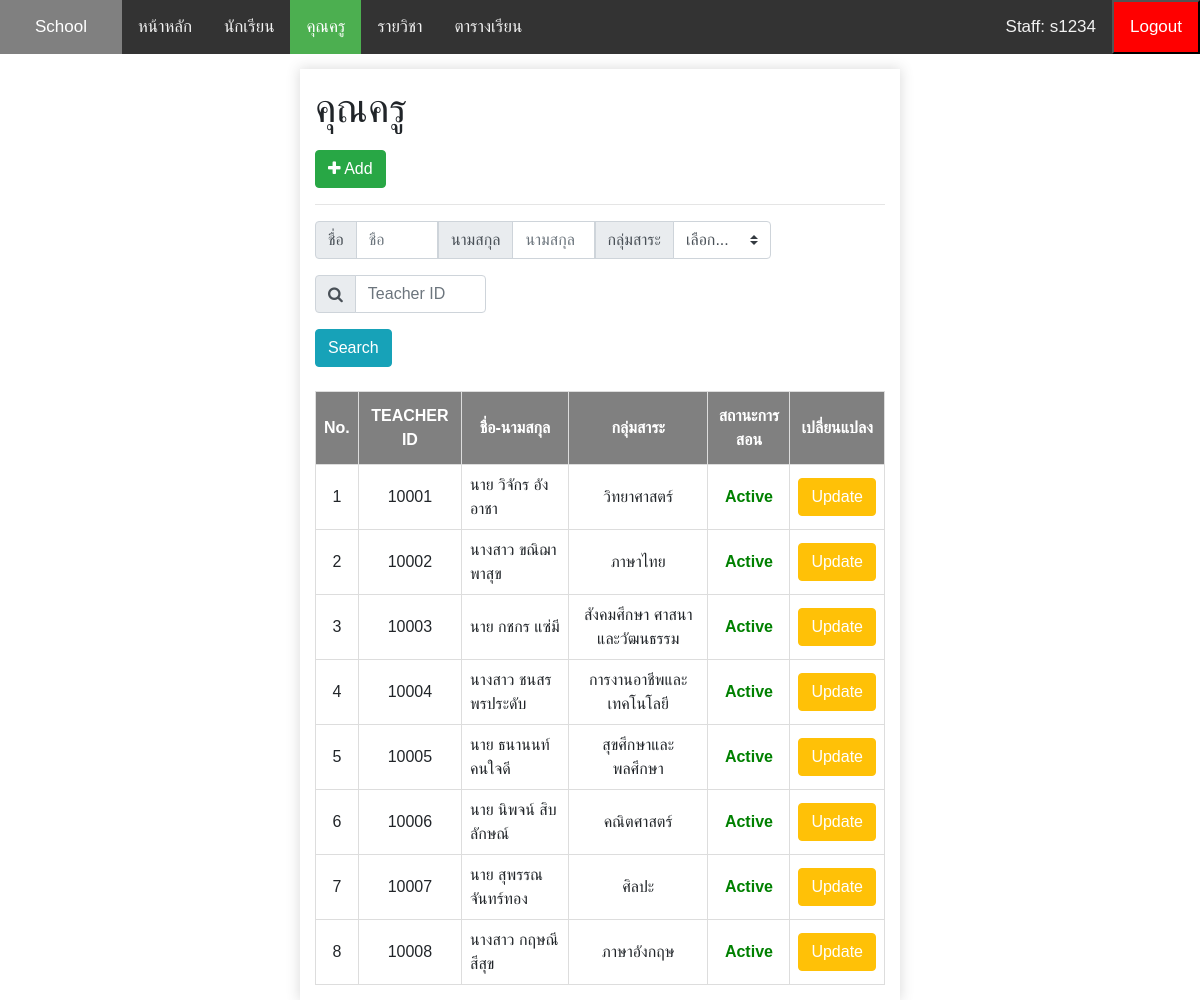
/school-docker/src/teacher.php (signed in), run on the app's committed database.
### tables this page shows
CREATE TABLE `teacher` (
  `teacherid` char(5) NOT NULL,
  `password` varchar(60) NOT NULL,
  `Tfname` text NOT NULL,
  `Tlname` text NOT NULL,
  `BDate` date NOT NULL,
  `title` text NOT NULL,
  `start_work` date NOT NULL,
  `email` text,
  `address` text,
  `groupc` text NOT NULL,
  `disease` text,
  `phone` varchar(10) NOT NULL,
  `status` text NOT NULL
);

### school-docker/src/class/connect.php (called while the page is built, shortened)
<?php
class DMC {
    public $host   = 'db';
    public $user   = 'root';
    public $pass   = '123456';
    public $dbname = 'school';
    public $link;
    private function connectDB() {
        $this->link = new mysqli(
            $this->host,
            $this->user,
            $this->pass,
            $this->dbname
        );
        $this->link->set_charset("utf8");
    }
    public function select($query) {
        $result = $this->link->query($query) or
        die($this->link->error . __LINE__);
        if ($result->num_rows > 0) {
            return $result;
        } else {
            return false;
        }
    }
	public function fetch($query) {
		$result = $query->fetch_array();
        if ($result) {
            return $result;
        } else {
            return false;
        }
	}
}

### school-docker/src/class/teacher.php (called while the page is built, shortened)
<?php
    include 'connect.php';
    class Teacher {
        public function __construct(){
            $this->con = new DMC();
        }
        public function get_teacher_all() {
            return "SELECT * FROM teacher ORDER BY teacherID";
        }
        public function query_teacher($rows, $i) {
            $this->teacherID = $rows['teacherid'];
            $this->title = $rows['title'];
            $this->teafname = $rows['Tfname'];
            $this->tealname = $rows['Tlname'];
            $this->group = $rows['groupc'];
            $this->status = $rows['status'];
        }
    }
?>

### school-docker/src/teacher.php (the view, shortened to what this page needs)
<?php
  include 'class/teacher.php';
  $teacher = new Teacher();
?>
<!DOCTYPE html>
<html lang="th">
<head>
  <link rel="stylesheet" href="https://cdnjs.cloudflare.com/ajax/libs/font-awesome/4.7.0/css/font-awesome.min.css">
  <link rel="stylesheet" href="css/teacher.css">
  </head>
  <body>
    <div class="topnav">
      <a style="color: white; float: left; text-align: center; padding: 14px 35px; text-decoration: none; font-size: 17px; background-color: gray;">School</a>
      <a id="menu" href="main.php">หน้าหลัก</a>
      <a id="menu" href="student.php">นักเรียน</a>
      <a id="menu" class="active" href="teacher.php">คุณครู</a>
      <a id="menu" href="course.php">รายวิชา</a>
      <a id="menu" href="class_schedule.php">ตารางเรียน</a>
      <div class="logout" style="float: right">
        <form name="myForm" action="login.php" method="post" enctype="multipart/form-data"><button type="submit" id="menu-logout" name="logout">Logout</button></form>
      </div>
      <a id="name" style="float: right">
        <?php
          if($_SESSION["permission"] == "teacher") {
            echo 'Teacher: '. $_SESSION["name"];
          } else if($_SESSION["permission"] == "staff") {
            echo 'Staff: '. $_SESSION["name"];
          }
        ?>
      </a>
    </div>
    <div id="main-container" style="margin-top: 15px;">
      <h1>คุณครู</h1>
      <a class="btn btn-success" href="teacher_add.php" style="margin-top: 10px;"><i class="fa fa-plus"></i> Add</a>
      <hr>
      <form action="teacher.php" method="get">
        <div class="input-group mb-3" style="width: 80%">
            <div class="input-group-prepend">
              <label class="input-group-text">ชื่อ</label>
            </div>
            <?php
              if (isset($_GET['Firstname'])) {
                echo '<input type="text" class="form-control" id="search_tf" placeholder="ชื่อ" name="search_tf" value="'.$_GET['Firstname'].'">';
              } else {
                echo '<input type="text" class="form-control" id="search_tf" placeholder="ชื่อ" name="search_tf">';
              }
            ?>
            <div class="input-group-prepend">
              <label class="input-group-text">นามสกุล</label>
            </div>
            <?php
              if (isset($_GET['Lastname'])) {
                echo '<input type="text" class="form-control" id="search_tl" placeholder="นามสกุล" name="search_tl" value="'.$_GET['Lastname'].'">';
              } else {
                echo '<input type="text" class="form-control" id="search_tl" placeholder="นามสกุล" name="search_tl">';
              }
            ?>
            <div class="input-group-prepend">
              <label class="input-group-text" for="inputGroupSelect03">กลุ่มสาระ</label>
            </div>
            <select class="custom-select" id="inputGroupSelect03" onchange="insert_teacher()">
             <option selected>เลือก...</option>
            </select>
          </div>
          <div class="input-group mb-3" style="width: 30%">
            <div class="input-group-prepend">
              <label class="input-group-text" for="search_stdid"><i class="fa fa-search"></i></label>
            </div>
            <input type="number" class="form-control" id="search_teaid" placeholder="Teacher ID" name="search_teaid">
          </div>
        <?php
          if (isset($_GET["searchID"]) != '') {
            $sql = $teacher->get_teacher_id($_GET["searchID"]);
            echo '<a id="clear_teaid" class="btn btn-danger" style="color: white; cursor: pointer;" onclick="clear_teacherid()" name="clear_teaid">Clear</a>
            <a id="search_teaid" class="btn btn-info" style="color: white; cursor: pointer;" onclick="search_teacherid()" name="search_teaid">Search</a>
      </form>
      <br>
      <p><b>ผลการค้นหา: รหัสครู '.$_GET["searchID"].'</b></p>';
          } else {
            if (isset($_GET["Section"]) == '' && isset($_GET["Firstname"]) == '' && isset($_GET["Lastname"]) == '') {
              $sql = $teacher->get_teacher_all();
              echo '<a id="search_teaid" class="btn btn-info" style="color: white; cursor: pointer;" onclick="search_teacherid()" name="search_teaid">Search</a>
              </form>
              <br>';
            }
          }
         $result = $teacher->con->select($sql);
         if ($result) { ?>
	        <table id="teacher">
	        <tr>
	          <th>No.</th>
	          <th>TEACHER ID</th>
	          <th>ชื่อ-นามสกุล</th>
	          <th>กลุ่มสาระ</th>
            <th>สถานะการสอน</th>
	          <th>เปลี่ยนแปลง</th>
	        </tr>
              <?php while ($rows = $teacher->con->fetch($result)) {
                  $teacher->query_teacher($rows, $teacher->i);?>
                <tr>
                  <td align="center"><?php echo $teacher->i; ?></td>
                  <td align="center"><?php echo $teacher->teacherID; ?></td>
                  <td><?php echo $teacher->title.' '; ?><?php echo $teacher->teafname ?> <?php echo $teacher->tealname; ?></td>
                  <td align="center"><?php echo $teacher->group; ?></td>
                  <td class="<?php echo $teacher->status ?>" style="text-align: center;"><b><?php echo $teacher->status ?></b></td>
                  <td align="center">
                    <a class="btn btn-warning" href="teacher_update.php?teacherid=<?php echo $teacher->teacherID; ?>" style="color: white;">Update</a>
                  </td>
                </tr>
                <?php
                }
                echo "</table>";
            } else {
              echo "<h1 style='color: red;'>Teacher Not found in database</h1>";
            }
          ?>
    </div>
  </body>
</html>

### school-docker/src/css/teacher.css (style rules this page uses)
table { width: 100%; }
#teacher td, #teacher th { border: 1px solid #ddd; padding: 8px; }
#teacher th { padding-top: 12px; padding-bottom: 12px; text-align: center; background-color: gray; color: white; }
.Active { color: green; }

### school-docker/src/css/main.css (style rules this page uses)
body { margin: 0; font-family: Arial, Helvetica, sans-serif; }
.topnav { overflow: hidden; background-color: #333; }
.topnav a#menu { float: left; color: #f2f2f2; text-align: center; padding: 14px 16px; text-decoration: none; font-size: 17px; }
.topnav a#menu.active { background-color: #4CAF50; color: white; }
.topnav button#menu-logout { float: left; color: #f2f2f2; text-align: center; padding: 12px 16px; text-decoration: none; font-size: 17px; }
.topnav button#menu-logout { background-color: red; color: white; }
.topnav a#name { float: left; color: #f2f2f2; text-align: center; padding: 14px 16px; text-decoration: none; font-size: 17px; }
#main-container { margin: auto; padding: 15px; min-height: 0; width: 50%; -webkit-box-shadow: 0px 0px 12px 1px rgba(87, 87, 87, 0.2); box-shadow: 0px 0px 12px 1px rgba(87, 87, 87, 0.2); }

### data on the page
teacher: i "1", teacherid "10001", title "นาย", Tfname "วิจักร", Tlname "อังอาชา", groupc "วิทยาศาสตร์", status "Active"
teacher: i "2", teacherid "10002", title "นางสาว", Tfname "ขณิฌา", Tlname "พาสุข", groupc "ภาษาไทย", status "Active"
teacher: i "3", teacherid "10003", title "นาย", Tfname "กชกร", Tlname "แซ่มี", groupc "สังคมศึกษา ศาสนาและวัฒนธรรม", status "Active"
teacher: i "4", teacherid "10004", title "นางสาว", Tfname "ชนสร", Tlname "พรประดับ", groupc "การงานอาชีพและเทคโนโลยี", status "Active"
teacher: i "5", teacherid "10005", title "นาย", Tfname "ธนานนท์", Tlname "คนใจดี", groupc "สุขศึกษาและพลศึกษา", status "Active"
teacher: i "6", teacherid "10006", title "นาย", Tfname "นิพจน์", Tlname "สิบลักษณ์", groupc "คณิตศาสตร์", status "Active"
teacher: i "7", teacherid "10007", title "นาย", Tfname "สุพรรณ", Tlname "จันทร์ทอง", groupc "ศิลปะ", status "Active"
teacher: i "8", teacherid "10008", title "นางสาว", Tfname "กฤษณี", Tlname "สีสุข", groupc "ภาษาอังกฤษ", status "Active"

### other printed values
$_SESSION["name"] "s1234"
